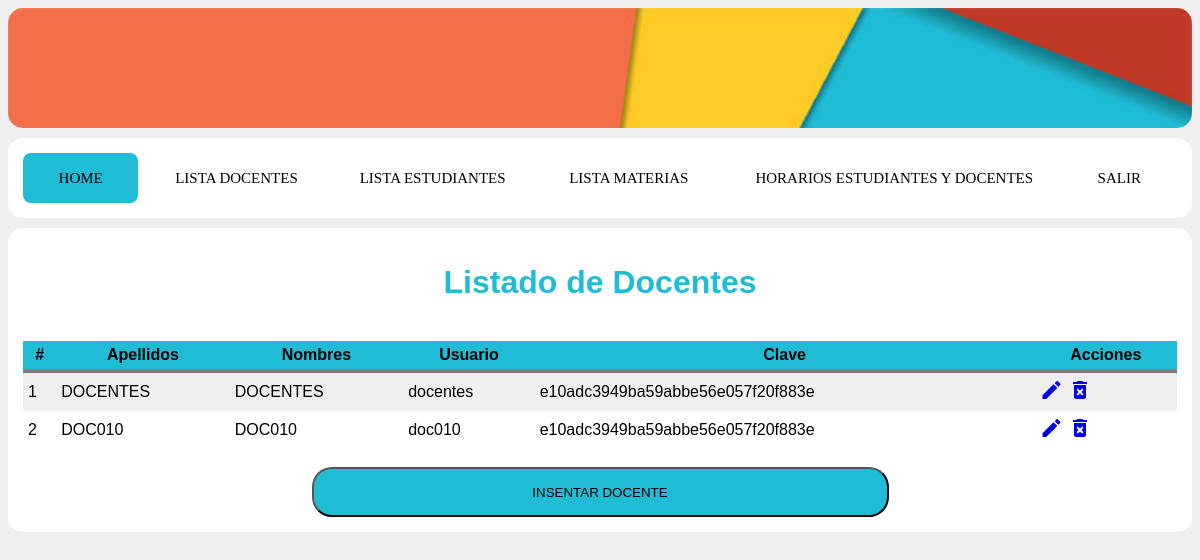
Screenshot of /admin/lista_usuarios_d.php (signed in) with the database file from the repository.
### tables this page shows
CREATE TABLE `informacion` (
  `inf_id` int(10) UNSIGNED NOT NULL,
  `inf_tido_id` int(10) UNSIGNED NOT NULL,
  `inf_documento` varchar(30) NOT NULL,
  `inf_nombres` varchar(30) DEFAULT NULL,
  `inf_apellidos` varchar(30) DEFAULT NULL,
  `inf_correo` varchar(150) DEFAULT NULL,
  `inf_usu_id` int(10) UNSIGNED NOT NULL,
  `inf_rol_id` int(10) UNSIGNED NOT NULL,
  `inf_car_id` int(10) UNSIGNED NOT NULL
);

CREATE TABLE `usuario` (
  `usu_id` int(10) UNSIGNED NOT NULL,
  `usu_nombre` varchar(30) DEFAULT NULL,
  `usu_clave` varchar(30) DEFAULT NULL
);

### bd/conexion.php (called while the page is built, shortened)
<?php
class basedatos{
private $con;
private $dbequipo='localhost';
private $dbusuario='root';
private $dbclave='';
private $dbnombre='db-proyecto01';
public function conectar(){
	$this->con = mysqli_connect($this->dbequipo, $this->dbusuario, $this->dbclave, $this->dbnombre);
}
public function lista_usuario_d(){
	$sql = "SELECT usuario.usu_id AS id,usuario.usu_nombre AS usuario, MD5(usuario.usu_clave) AS clave, informacion.inf_nombres AS nombres,informacion.inf_apellidos AS apellidos FROM usuario INNER JOIN informacion ON usuario.usu_id = informacion.inf_usu_id INNER JOIN roles ON informacion.inf_rol_id = roles.rol_id WHERE roles.rol_nombre = 'DOCENTES';";
	$res = mysqli_query($this->con, $sql);
	return $res;
}
}
?>

### admin/lista_usuarios_d.php (the view, shortened to what this page needs)
<?php
include ('../bd/conexion.php');
$cont = 0;
?>
<!DOCTYPE html>
<html>
<head>
    <link rel="stylesheet" type="text/css" href="../css/estilos.css" >
</head>
<body>
    <div class="section" id="header">
    </div>
    <div class="section">
        <nav class="menu">
            <a href="admin.php">Home</a>
            <a href="lista_usuarios_d.php">Lista Docentes</a>
            <a href="lista_usuarios_e.php">Lista Estudiantes</a>
            <a href="lista_materias.php">lista Materias</a>
            <a href="lista_estudiantes-docentes.php">Horarios Estudiantes y docentes</a>
            <a href="../salir.php">Salir</a>
            <div class="animation start-home"></div>
        </nav>
    </div>
    <div class="section">
        <div class="table-title">
            <div class="row">
                <div class="col-sm-8"><h1>Listado de  <b>Docentes</b></h1></div>
            </div>
        </div>
        <br>
        <table class="tablahi">
            <thead>
                <tr>
                    <th>#</th>
                    <th>Apellidos</th>
                    <th>Nombres</th>
                    <th>Usuario</th>
                    <th>Clave</th>
                    <th>Acciones</th>
                </tr>
            </thead>
            <tbody>
                <?php
                $usuario = new basedatos();
                $listado=$usuario->lista_usuario_d();
                while ($row=mysqli_fetch_object($listado)){
                    $id=$row->id;
                    $usuario=$row->usuario;
                    $clave=$row->clave;
                    $nombres=$row->nombres;
                    $apellidos=$row->apellidos;
                    $cont = $cont + 1;
                    ?>
                    <tr>
                        <td><?php echo $cont; ?></td>
                        <td><?php echo $apellidos; ?></td>
                        <td><?php echo $nombres; ?></td>
                        <td><?php echo $usuario;?></td>
                        <td><?php echo $clave; ?></td>
                        <td >
                            <a href="editar_usuarios_d.php?id=<?php echo $id;?>" class="edit" title="Editar" data-toggle="tooltip"><i class="material-icons">&#xE254;</i></a>
                            <a href="eliminar_usuarios_d.php?id=<?php echo $id;?>" class="delete" title="Eliminar" data-toggle="tooltip"><i class="material-icons">&#xE92B;</i></a>
                        </td>
                    </tr>
                    <?php
                }
                ?>
            </tbody>
        </table>
        <br>
        <center>
            <button type="button" class="button" onclick="window.location.href = 'crear_usuarios_d.php'">INSENTAR DOCENTE</button>
        </center>
    </div>
</body>
</html>

### css/estilos.css (style rules this page uses)
body { background-color: #efefef; overflow: auto; font-family: Arial; }
.section { background-color: #fff; padding: 15px; margin-bottom: 10px; border-radius: 15px; overflow: hidden; }
h1 { color: #20bcd5; text-align: center; }
#header { background-size: cover; background-image: url(../img/header.jpg); height: 90px; }
.button { background: #20bcd5; border-radius: 20px ; color: black; cursor: pointer; width: 50%; height: 50.5px; }
.tablahi { background-color: #efefef; border-collapse: collapse; width: 100%; }
th, td { padding: 5px; }
thead { background-color: #20bcd5; border-bottom: solid 4px grey; }
tr:nth-child(even) { background-color: white; }
.menu { position: relative; background-color: #fff; border-radius: 8px; font-size: 0; }
.menu a { line-height: 50px; height: 100%; font-size: 15px; display: inline-block; position: relative; z-index: 1; text-decoration: none; text-transform: uppercase; text-align: center; color: black; cursor: pointer; }
.menu .animation { position: absolute; height: 100%; top: 0; z-index: 0; transition: all .5s ease 0s; border-radius: 8px; }
a:nth-child(1) { width: 10%; font-family: 'Cherry Swash', cursive; }
a:nth-child(2) { width: 17%; font-family: 'Cherry Swash', cursive; }
a:nth-child(3) { width: 17%; font-family: 'Cherry Swash', cursive; }
a:nth-child(4) { width: 17%; font-family: 'Cherry Swash', cursive; }
a:nth-child(5) { width: 29%; font-family: 'Cherry Swash', cursive; }
a:nth-child(6) { width: 10%; font-family: 'Cherry Swash', cursive; }
.menu .start-home, a:nth-child(1):hover~.animation { width: 10%; left: 0; background-color: #20bcd5; color: white; }

### rows the page displays
informacion: inf_apellidos "DOCENTES", inf_nombres "DOCENTES", inf_usu.usu_nombre "docentes", clave "e10adc3949ba59abbe56e057f20f883e"
informacion: inf_apellidos "DOC010", inf_nombres "DOC010", inf_usu.usu_nombre "doc010", clave "e10adc3949ba59abbe56e057f20f883e"
